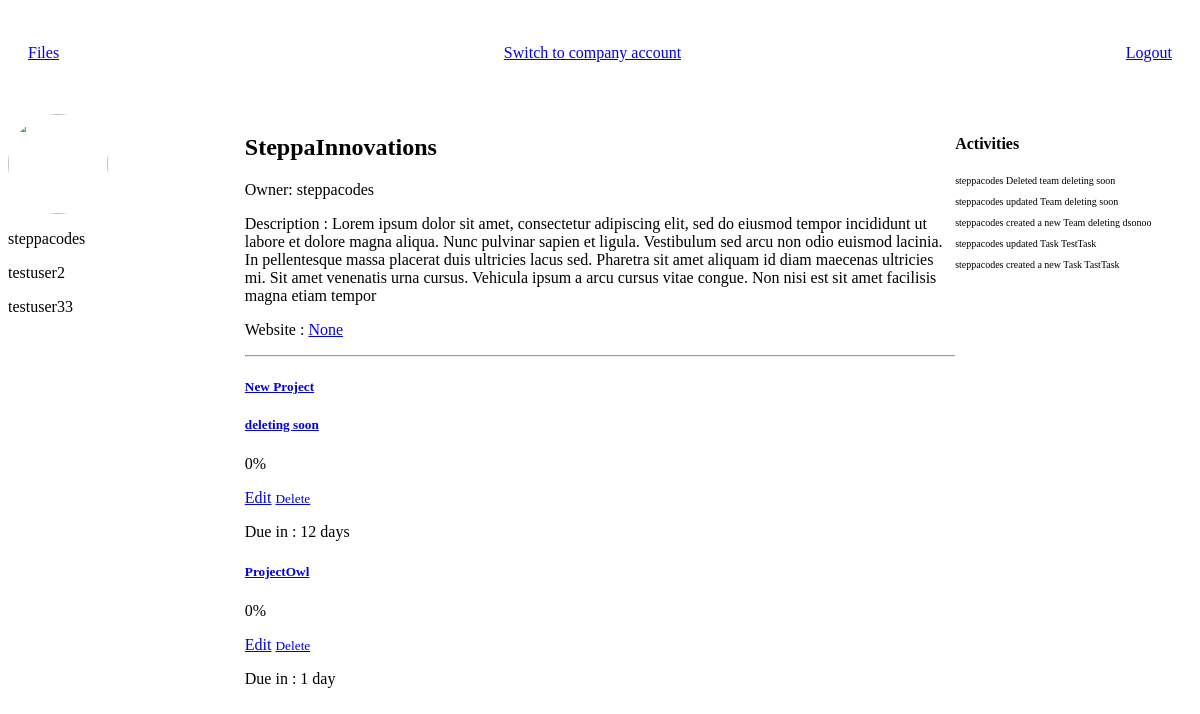
Before: /company/1 with the older database file.
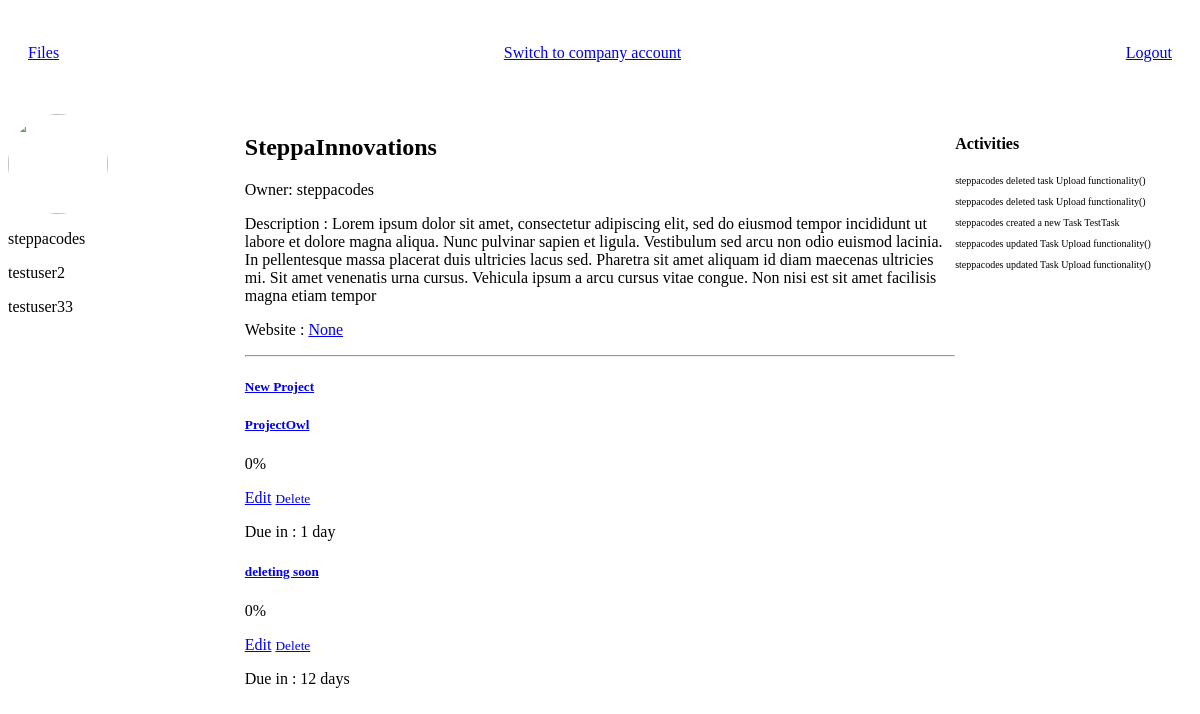
After: the same page with the newer database file.
### manager/models.py (models this page shows)
class Worker(models.Model):
    user = models.OneToOneField(CostumUser,on_delete=models.CASCADE,verbose_name="Workers")
    team = models.ForeignKey(Team, on_delete=models.SET_NULL, null=True,blank=True,default=None)
    company = models.ForeignKey(Company, on_delete=models.CASCADE, null=True,blank=True,default=None)
    def __str__(self):
        return f"{self.user.username}"
    class Meta:
        verbose_name = "Worker"
        verbose_name_plural = "Workers"

### users/models.py (models this page shows)
class CostumUser(AbstractUser):
    in_company = models.BooleanField(default=False)

### project_manager/models.py (models this page shows, shortened)
class Info(models.Model):
    STATUS = (
        ("In Progress", "In Progress"),
        ("In Queue", 'In Queue'),
        ("Paused", "Paused"),
        ("Completed", "Completed")
    )
    name = models.CharField(max_length=200)
    description = models.TextField(default='')
    created_by = models.ForeignKey(CostumUser, on_delete=models.CASCADE, default='', null=True,blank=True)
    complete = models.BooleanField(default=False)
    updated = models.DateTimeField(auto_now=True)
    status = models.CharField(choices=STATUS, default='In Queue',max_length=200)
    created = models.DateTimeField(auto_now_add=True)
    class Meta:
        abstract = True

class Project(Info):
    PRIORITY =(
        ('Normal', 'Normal'),
        ('ASAP','ASAP')
    )
    company = models.ForeignKey(Company, on_delete=models.CASCADE, default = None, null=True, blank=True)
    progress = models.IntegerField(default=0, null=True, blank=True)
    priority_level = models.CharField(max_length=100, choices=PRIORITY, default='Normal')
    teams = models.ManyToManyField(Team, null=True, blank=True)
    deadline = models.DateTimeField(null = True, blank =True)
    is_personal = models.BooleanField(default=False, blank=True, null=True)
    due_in = models.IntegerField(null = True, blank=True, default=None)
    updated_by = models.ForeignKey(CostumUser, related_name="up_dated", on_delete=models.CASCADE, null=True, blank=True)

class Data(models.Model):
    name = models.CharField(max_length=200, default =None, null=True,blank=True)
    user = models.ForeignKey(CostumUser, on_delete=models.CASCADE,null=True,blank=True)
    project = models.ForeignKey(Project, on_delete=models.SET_NULL, null=True, blank=True)
    milestone = models.ForeignKey(MileStone, on_delete=models.SET_NULL, null=True, blank=True)
    team = models.ForeignKey(Team, on_delete=models.SET_NULL, null=True,blank=True,default=None)
    task = models.ForeignKey(Task, on_delete=models.SET_NULL, null=True, blank=True)
    company = models.ForeignKey(Company,null=True,blank=True, on_delete=models.CASCADE)
    class Meta:
        abstract = True

class Activity(Data):
    message = models.CharField(max_length=2000, default= "New Activity")
    created_at = models.DateTimeField(auto_now_add=True)
    class Meta:
        ordering = ['-created_at']
        verbose_name = "Activity"
        verbose_name_plural = "Activities"

### manager/views.py (the view)
# urls.py: path('company/<str:id>', companypage, name='company-page'),
def companypage(request,id):
    company = Company.objects.get(id=id)
    workers = company.worker_set.all()
    projects = company.project_set.all().order_by('-updated', '-created')
    teams = company.team_set.all()
    activities = company.activity_set.all()[:5]
    due_in = None
    for project in projects:
        deadline = project.deadline
        deadline = timezone.localtime(deadline)
        if deadline:
                due_in = int((deadline.date() - TODAY).days)
                project.due_in = due_in
                project.save()
        else:
            project.due_in = None
            project.save()
    context = {'company':company,
                "workers":workers,
                "projects":projects,
                "teams": teams,
                "due_in":due_in,
                'activities':activities
                  }
    return render(request,'manager/company-page.html', context)

### manager/templates/manager/company-page.html (shortened to what this page needs)
{% extends 'base.html' %}
{% block content %}
<div class='container'>
    <div>
        <div>
            <img src='{{profile.getlogo}}'style = "width:100px ;height:100px ;border-radius: 500px;"/>
        </div>
        <div>
            {% if workers.count > 0 %}
                {% for worker in workers  %}
                <p>{{worker}}</p>
                {% endfor %}
            {% endif %}
        </div>
    </div>
    <div>
        <div>
            <h2>{{company.name}}</h2><small></small>
            <p>Owner: {{company.owner}}</p>
            <p>Description : {{company.description}}</p>
            <p>Website : <a href="{{company.website}}">{{company.website}}</a></p><hr>
        </div>
        <div>
            <h5><a href="{% url 'create-project' %}">New Project</a></h5>
            {% for project in projects %}
                <h5><a href="{% url 'project-page' project.id %}">{{project.name}}</a></h5>
                {% if project.progress > 0 %}
                    <p>{{project.progress}}%</p>
                {% else %}
                    <p>0%</p>
                {% endif %}
                <a href="{% url 'update-project' project.id %}">Edit</a></small>
                <small><a href="{% url 'delete-project' project.id %}">Delete</a></small>
                {% if project.deadline %}
                    {% if project.due_in %}
                        <p>Due in : {{project.due_in}} {% if project.due_in > 1 %}days {% else %}day{% endif %}</p>
                    {%elif project.due_in == 0 %}
                    <p>Project deadline is today</p>
                    {% endif %}
                {% else %}
                    <p>You did not set a deadline</p>
                {% endif %}
            {% endfor %}
        </div>
    </div>
    <div>
        <h4>Activities</h4>
        {% include 'manager/activities.html' %}
    </div>
</div>
{% endblock content %}

### manager/templates/manager/activities.html (shortened to what this page needs)
{% for activity in activities  %}
<p class='activity-stat'><span class='activity-user'>{{activity.user.username}}</span>
    {{activity.message}} <span class='activity-reciever'> {{activity.name}}
{% endfor %}

Changed rows visible on the page:
no longer on this page (row unchanged): Activity: user.username "steppacodes", message "Deleted team", name "deleting soon"
no longer on this page (row unchanged): Activity: user.username "steppacodes", message "updated Team", name "deleting soon"
no longer on this page (row unchanged): Activity: user.username "steppacodes", message "created a new Team", name "deleting dsonoo"
no longer on this page (row unchanged): Activity: user.username "steppacodes", message "updated Task", name "TestTask"
no longer on this page (row unchanged): Activity: user.username "steppacodes", message "created a new Task", name "TastTask"
changed Project "ProjectOwl": moves up the list
added Activity: user.username "steppacodes", message "deleted task", name "Upload functionality()"
added Activity: user.username "steppacodes", message "deleted task", name "Upload functionality()"
added Activity: user.username "steppacodes", message "created a new Task", name "TestTask"
added Activity: user.username "steppacodes", message "updated Task", name "Upload functionality()"
added Activity: user.username "steppacodes", message "updated Task", name "Upload functionality()"
